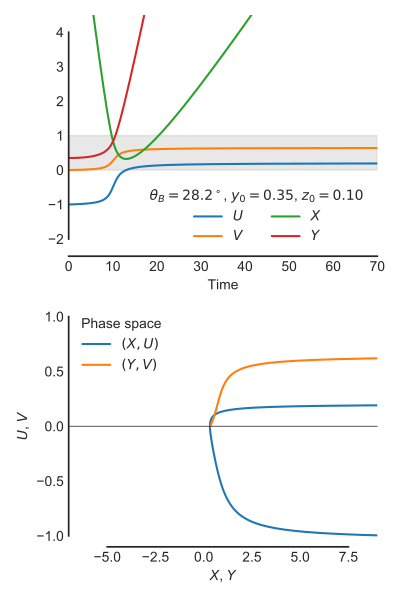

Write the Python code that produced this figure.
import sys
import numpy as np
from matplotlib import pyplot as plt
import seaborn as sns
from dust_bfield_ode import streamline

figfile = sys.argv[0].replace('.py', '.pdf')

# Impact parameter
Y0 = 0.35
Z0 = 0.1
thB_degrees = 28.2
stream = streamline(Y0=Y0, Z0=Z0, thB=np.radians(thB_degrees), tstop=150, X0=10., n=2001)
sns.set_style('white')
sns.set_color_codes()
fig, (ax, axp) = plt.subplots(2, 1, figsize=(4, 6))
ax.plot(stream['t'], stream['u'], label='$U$')
ax.plot(stream['t'], stream['v'], label='$V$')
ax.plot(stream['t'], stream['x'], label='$X$')
ax.plot(stream['t'], stream['y'], label='$Y$')
ax.axhspan(0.0, 1.0, color='k', alpha=0.1)
label = fr"$\theta_B = {thB_degrees:.1f}^\circ$, "
label += f"$y_0 = {Y0:.2f}$, $z_0 = {Z0:.2f}$"
ax.legend(title=label, ncol=2)
ax.set(xlabel='Time', ylim=[-2.5, 4.5], xlim=[0, 70])

axp.plot(stream['x'], stream['u'], label='$(X, U)$')
axp.plot(stream['y'], stream['v'], label='$(Y, V)$')
axp.axhline(0, color='k', lw=0.5)
axp.legend(title='Phase space')
axp.set(xlabel='$X$, $Y$', ylabel='$U$, $V$',
        xlim=[-7, 9], ylim=[-1.1, 1.1])

sns.despine(trim=True)
fig.tight_layout()
fig.savefig(figfile)
print(figfile, end='')
